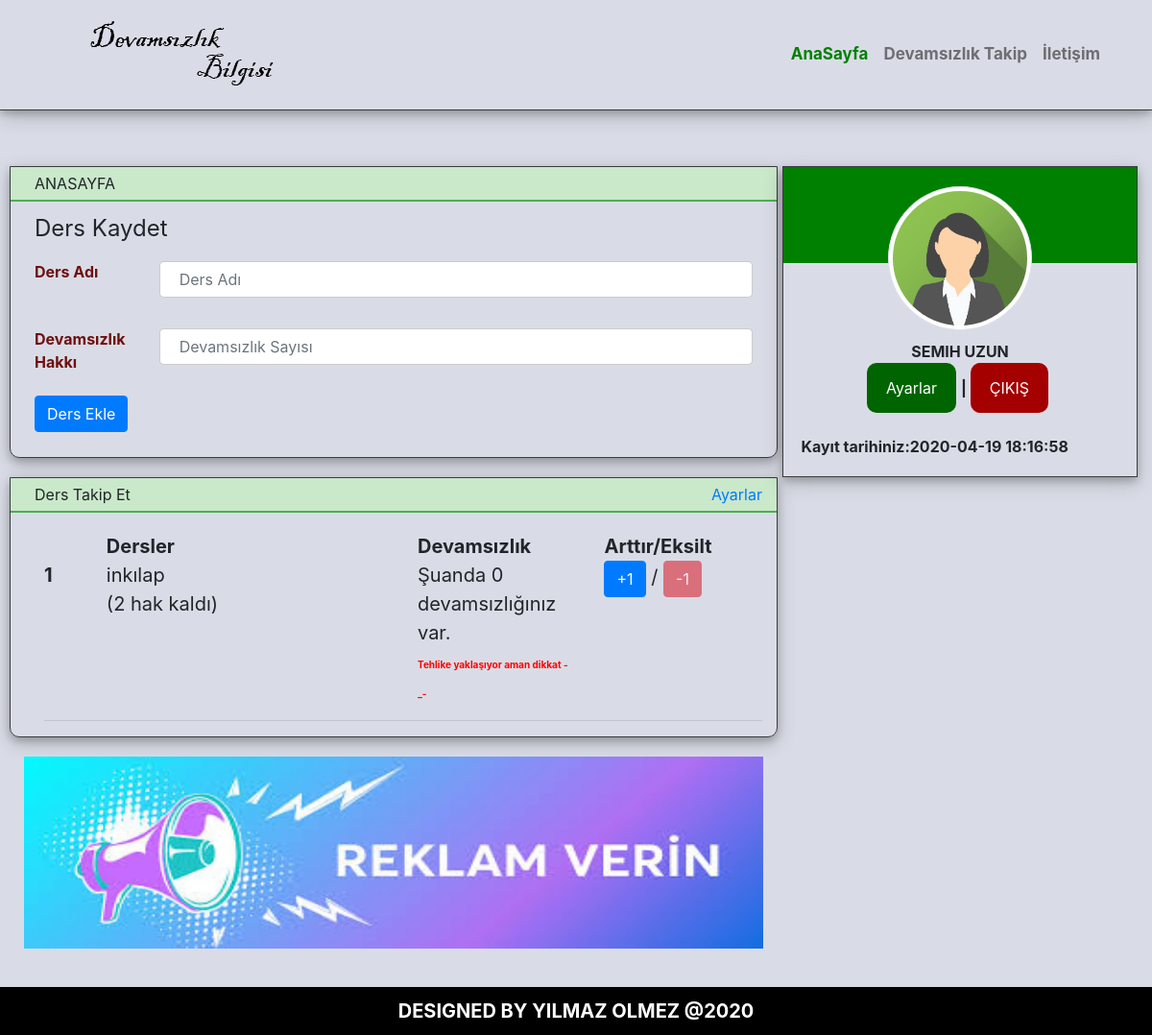
The app's page /index.php (signed in) with its own data.
### tables this page shows
CREATE TABLE `dersler` (
  `id` int(11) NOT NULL,
  `ders_adi` varchar(200) NOT NULL,
  `ders_devamsizlik` int(11) NOT NULL,
  `durum` int(11) DEFAULT 0,
  `uye_no` int(11) NOT NULL
);

### index.php (the view, shortened to what this page needs)
<?php
include "baglanti.php";
?>
<!DOCTYPE html>
<html>
<head><meta http-equiv="Content-Type" content="text/html; charset=utf-8">
	<?php
		include "css.php";
	?>
</head>
<body style="background-color: #d9dce6;">
		<?php
			include "menu.php";
		?>
	<div class="container-fluid icerik">
		<div class="row">
			<div class="col-md-8">
				<div class="row">
					<div class="col-md-12 sol-1">
								<div class="row">
								 	<div class="col arka-plan">ANASAYFA</div>
								</div>
						 		<form class="form" action="" method="post">
						 			 <fieldset>
   										 <legend>Ders Kaydet</legend>
						 			 <fieldset>
									  <div class="form-group row">
									    <label  class="col-sm-2 col-form-label">Ders Adı</label>
									    <div class="col-sm-10">
									      <input type="text" class="form-control"   placeholder="Ders Adı" name="ders" required maxlength="35">
									    </div>
									  </div>
									  <div class="form-group row">
									    <label  class="col-sm-2 col-form-label">Devamsızlık Hakkı</label>
									    <div class="col-sm-10">
									      <input type="text" class="form-control"   placeholder="Devamsızlık Sayısı" name="devamsizlik" required maxlength="2">
									    </div>
									  </div>
									  <div class="form-group row" >
									    <div class="col-sm-10">
									    	<?php
									    		if (isset($_SESSION["login"])) {
									    	?>
									      <button type="submit" class="btn btn-primary id" name="ekle">Ders Ekle</button>
									     	<?php
									      		}
									      		else
									      		{
									        ?>
									      <button type="submit" class="btn btn-primary id" name="ekle" disabled title="Lütfen giriş yapınız.." style="cursor: pointer;">Ders Ekle</button>
									      <span>Ders ekleme yapmak için giriş yapınız... :)</span>
									      <?php
									      	}
									      ?>
									    </div>
									  </div>
								</form>
					</div>
				</div>
				<div class="row" id="derstakip">
					<div class="col-md-12 sol-2">
						<div class="row">
						 	<div class="col arka-plan">Ders Takip Et
						 				<?php
					 								if(isset($_SESSION["login"])) {
					 					?>
					 					<span style="float: right;"><a href="ayarlar.php#dersayar">Ayarlar</a></span>
					 					<?php
					 						}
					 					?>
					 		</div>
						 </div>
						 <div class="dersler"  style="word-wrap: break-word;">
						 	<div class="row">
						 		 <div class="col-md-1"></div>
						 		 <div class="col-md-5"><strong>Dersler</strong></div>
						 		 <div class="col-md-3"><strong>Devamsızlık</strong></div>
						 		 <div class="col-md-3"><strong>Arttır/Eksilt</strong></div>
						 	</div>
								  	<?php
								  	 if(isset($_SESSION["login"]))
								  	 {
											$sql="SELECT * FROM dersler where uye_no='".$_SESSION["id"]."'";
											$sorgu=mysqli_query($baglan,$sql);
											$a=1;
											while( $sonuc=mysqli_fetch_assoc($sorgu) )
											{
									?>
									   <div class="row">
									     	 <div class="col-md-1"><strong><?php  echo $a; ?></strong></div>
									     	 <div class="col-md-5"><?php echo  $sonuc["ders_adi"]; ?><br>(<?php  echo $sonuc["ders_devamsizlik"]-$sonuc["durum"]." hak kaldı"; ?>)</div>
									 		 <div class="col-md-3">Şuanda <?php echo $sonuc["durum"] ?> devamsızlığınız var.
									 		 	<br>
									 		 		<?php
									 		 			if(($sonuc["ders_devamsizlik"]-$sonuc["durum"])>0 && ($sonuc["ders_devamsizlik"]-$sonuc["durum"])<=2)
									 		 			{
									 		 				echo "<span style='font-size: 10px;color: red;font-weight:bold;'>Tehlike yaklaşıyor aman dikkat -_-</span>";
									 		 			}
									 		 		?>
									 		 </div>
									 		 <div class="col-md-3">
									 		 	<?php
									 		 		if($sonuc["ders_devamsizlik"]==$sonuc["durum"] && $sonuc["ders_devamsizlik"]-$sonuc["durum"]==$sonuc["ders_devamsizlik"])
									 		 		{
									 		 			echo "<a href=index.php?durum=1&id=".$sonuc['id']." class='btn btn-primary disabled' > +1 </a> / ";
									 		 			echo "<a href=index.php?durum=0&id=".$sonuc['id']." class='btn btn-danger disabled'> -1 </a>";
									 		 		}
									 		 		else if($sonuc["ders_devamsizlik"]==$sonuc["durum"] && $sonuc["ders_devamsizlik"]-$sonuc["durum"]!=$sonuc["ders_devamsizlik"])
									 		 		{
									 		 			echo "<a href=index.php?durum=1&id=".$sonuc['id']." class='btn btn-primary disabled' > +1 </a> / ";
									 		 			echo "<a href=index.php?durum=0&id=".$sonuc['id']." class='btn btn-danger'> -1 </a>";
									 		 		}
									 		 		else if($sonuc["ders_devamsizlik"]!=$sonuc["durum"] && $sonuc["ders_devamsizlik"]-$sonuc["durum"]==$sonuc["ders_devamsizlik"])
									 		 		{
									 		 			echo "<a href=index.php?durum=1&id=".$sonuc['id']." class='btn btn-primary' > +1 </a> / ";
									 		 			echo "<a href=index.php?durum=0&id=".$sonuc['id']." class='btn btn-danger disabled'> -1 </a>";
									 		 		}
									 		 		 else
									 		 		 {
									 		 		 	echo "<a href=index.php?durum=1&id=".$sonuc['id']." class='btn btn-primary' > +1 </a> / ";
									 		 			echo "<a href=index.php?durum=0&id=".$sonuc['id']." class='btn btn-danger'> -1 </a>";
									 		 		 }
									 		 	?>
									 		 </div>
									    </div>
 										<hr>
									    <?php
									    	$a++;
											}
										}
										?>
						 </div>
					</div>
				</div>
				<div class="row">
					<div class="col-md-12 sol-3">
						<img src="images/indir.jpg"   alt="Responsive image" style="width: 100%;height: 200px;">
					</div>
				</div>
			</div>
			<div class="col-md-4">
				 	<?php
						include "sabit-profil.php";
					?>
			</div>
		</div>
	</div>
					<?php
						include "footer.php";
					?>
</body>
</html>

### still.css (style rules this page uses)
.icerik { margin-top: 173px; }
.sol-1 { border: 1px solid #3a3b3d; margin-bottom: 20px; margin-left: 10px; border-radius: 0px 0px 10px 10px; box-shadow: 0 4px 8px 0 rgba(0, 0, 0, 0.2), 0 6px 20px 0 rgba(0, 0, 0, 0.19); }
.sol-2 { border: 1px solid #3a3b3d; height: auto; margin-left: 10px; margin-bottom: 20px; border-radius: 0px 0px 10px 10px; box-shadow: 0 4px 8px 0 rgba(0, 0, 0, 0.2), 0 6px 20px 0 rgba(0, 0, 0, 0.19); }
.sol-3 { height: auto; margin-left: 10px; margin-bottom: 20px; height: 200px; }
.arka-plan { background-color: #cae8ca; border-bottom: 2px solid #4CAF50; padding: 5px; text-indent: 10px; }
.form { padding: 10px; }
.form label { color: #6e0f0f; font-weight: bold; }
.dersler { padding:20px 0px 0px 20px; font-size: 20px; }

### login-still.css (style rules this page uses)
input[type=text], input[type=password] { width: 100%; padding: 12px 20px; margin: 8px 0; display: inline-block; border: 1px solid #ccc; box-sizing: border-box; }

### records on screen
dersler: ders_adi "inkılap", $sonuc['ders_devamsizlik']-$sonuc['durum'] "2", durum "0", shows "Tehlike yaklaşıyor aman dikkat -_-"

### other values on screen
mb_strtoupper($_SESSION["ad"],"UTF-8") "SEMIH"
mb_strtoupper($_SESSION["soyad"],"UTF-8") "UZUN"
$_SESSION["tarih"] "2020-04-19 18:16:58"
